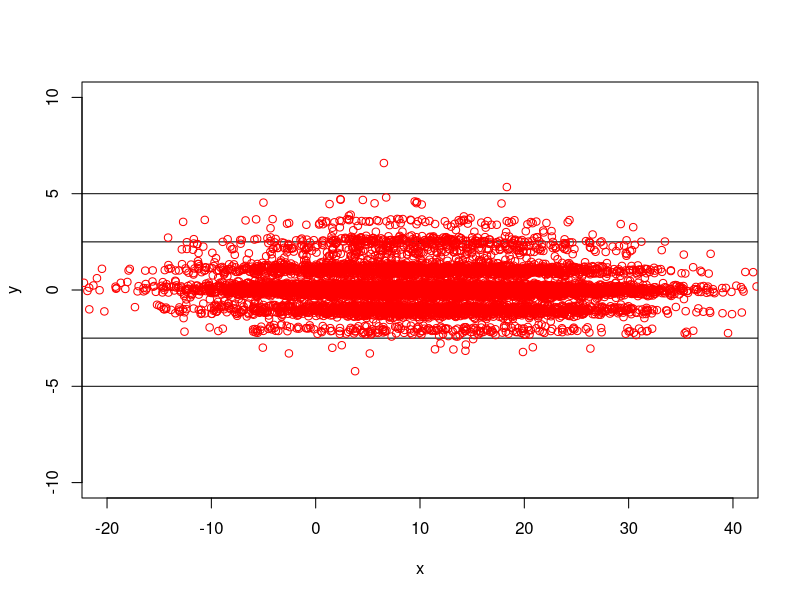

Write the R code that produced this figure.
#!/usr/bin/Rscript

set.seed(1)
ITER = 10000
SD = 0.1
NP = 20
F = 1
x = rep(NA, NP)
y = rep(NA, NP)
for (i in 1:20)
{
	x[i] = i + rnorm(1, 0, SD)
	y[i] = rnorm(1, 0, SD)
}
y[10] = 2.52
p = data.frame(x, y)
n = nrow(p)

png(paste(commandArgs(TRUE)[1], ".png", sep = ""))
plot(p, pch = 20, xlim = c(-20,40), ylim = c(-10,10))

abline(h = 5)
abline(h = 2.5)
abline(h = -2.5)
abline(h = -5)

for (i in 1:ITER)
{
	p1 = p[sample(n, 1), ]
	p2 = p[sample(n, 1), ]
	p3 = p[sample(n, 1), ]
	p4 = p[sample(n, 1), ]
	p5 = p[sample(n, 1), ]
	p6 = p[sample(n, 1), ]
	p7 = p[sample(n, 1), ]
	p8 = p[sample(n, 1), ]
	p9 = p[sample(n, 1), ]
	p10 = p[sample(n, 1), ]
	p11 = p[sample(n, 1), ]
	p12 = p[sample(n, 1), ]
	p13 = p[sample(n, 1), ]
	#points(p1 + F*(p2 - p3), col = "red")
	points(p1 + (F/sqrt(6))*(p2 - p3 + p4 - p5 + p6 - p7 + p8 - p9 + p10 - p11 + p12 - p13), col = "red")
}
